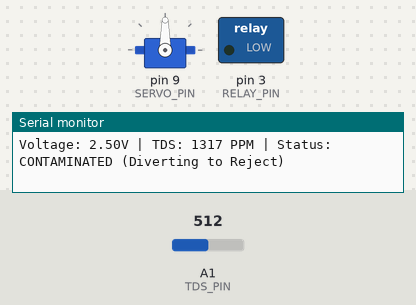
Bench run of a sketch on a simulated Arduino Uno, built with avr-gcc and run on an emulated ATmega328P. Parts: servo, switched loads named in the sketch (green lamp = pin HIGH), the last lines printed to the serial monitor. The inputs (shaded band) are chosen by the test bench; at power-on: A1 (TDS_PIN) = 512.

Above: at 2.2 s.
2.3 s: A1 (TDS_PIN) set to 393
4.3 s: A1 (TDS_PIN) set to 368
At 5.9 s:
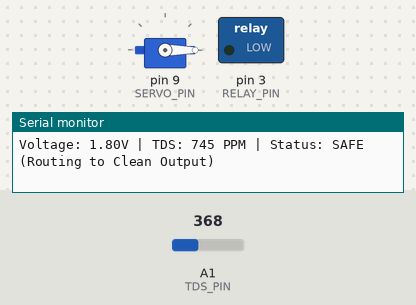
7.6 s: A1 (TDS_PIN) set to 511
At 9.2 s:
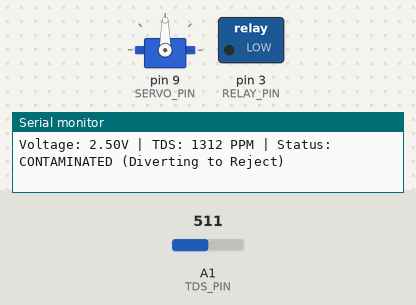
9.6 s: A1 (TDS_PIN) set to 306
At 11.5 s:
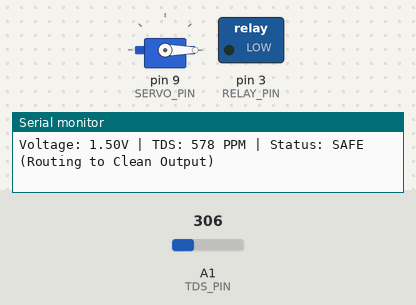
Timing chart, 0 to 12.6 s (numbered marks = the images above; inputs shaded):
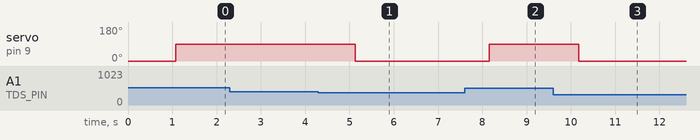

The sketch:

sketch_new2.ino
```cpp
#include <Servo.h>

// Pin Definitions
#define TDS_PIN A1        // TDS Sensor Signal
#define RELAY_PIN 3       // Relay Control Pin
#define SERVO_PIN 9       // Servo Control Pin

// System Settings
const int TDS_THRESHOLD = 800; // Water contamination threshold in PPM
const int SERVO_CLEAN_POS = 0; // Gate angle for safe water
const int SERVO_DIRTY_POS = 90; // Gate angle for contaminated water

Servo waterGate;

void setup() {
  // Start Serial Communication for Laptop Telemetry
  Serial.begin(9600);

  // Configure Relay Pin
  pinMode(RELAY_PIN, OUTPUT);
  digitalWrite(RELAY_PIN, LOW); // Turn pump ON (Active LOW/HIGH depending on relay module)

  // Attach and initialize Servo Motor
  waterGate.attach(SERVO_PIN);
  waterGate.write(SERVO_CLEAN_POS); // Set default position to clean path

  Serial.println("==========================================");
  Serial.println(" AUTOMATED WATER PURIFICATION & TELEMETRY ");
  Serial.println("==========================================");
  delay(1000);
}

void loop() {
  // Read raw analog value from TDS sensor
  int analogValue = analogRead(TDS_PIN);

  // Convert analog reading (0-1023) to voltage (0-5V)
  float voltage = analogValue * (5.0 / 1023.0);

  // Calculate approximate TDS in PPM (Parts Per Million)
  float tdsValue = (133.42 * voltage * voltage * voltage - 255.86 * voltage * voltage + 857.39 * voltage) * 0.5;

  // Print live telemetry data to Laptop Serial Monitor / Serial Plotter
  Serial.print("Voltage: ");
  Serial.print(voltage, 2);
  Serial.print("V | TDS: ");
  Serial.print(tdsValue, 0);
  Serial.print(" PPM | Status: ");

  // Decision Logic
  if (tdsValue <= TDS_THRESHOLD) {
    // Water is clean
    Serial.println("SAFE (Routing to Clean Output)");
    waterGate.write(SERVO_CLEAN_POS); // Route to clean valve
  } else {
    // Water is contaminated
    Serial.println("CONTAMINATED (Diverting to Reject)");
    waterGate.write(SERVO_DIRTY_POS); // Divert to reject valve
  }

  // Update telemetry readings every 1 second
  delay(1000);
}
```

Measured:
- the behaviour switches between 386 and 385 on A1 (TDS_PIN) (found by bisection; images 0 and 1)
- after the input at 4.3 s, servo on pin 9 (SERVO_PIN): 90° → 0° after 0.83 s
- after the input at 7.6 s, servo on pin 9 (SERVO_PIN): 0° → 90° after 0.55 s
- after the input at 9.6 s, servo on pin 9 (SERVO_PIN): 90° → 0° after 0.57 s
